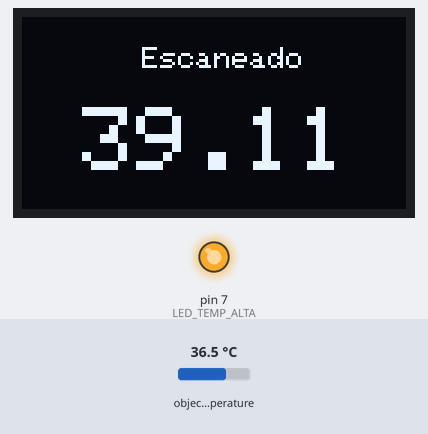
The sketch below on a simulated Arduino Uno, built with avr-gcc and run on an emulated ATmega328P. Parts: 128×64 one-colour display, output pins drawn as LEDs (lit = HIGH). Inputs (shaded band) come from the test bench; at power-on: object temperature 36.5 °C.

Above: at 1.3 s.
1.4 s: object temperature set to 35.6 °C
At 2.2 s:
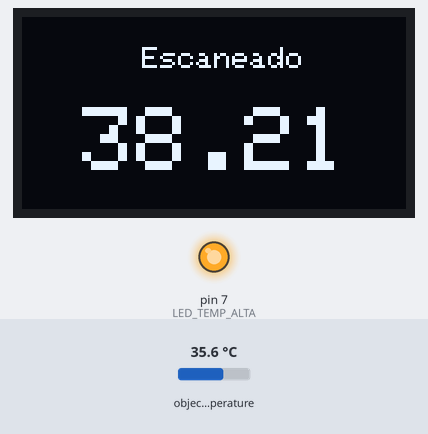
3.1 s: object temperature set to 34.7 °C
At 4.2 s:
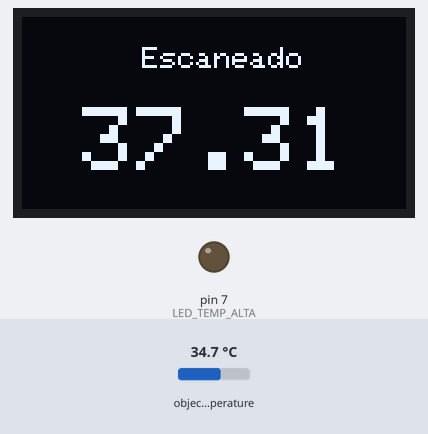
4.7 s: object temperature set to 20 °C
At 6.1 s:
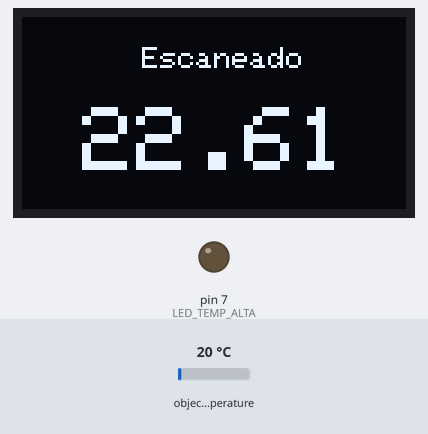
Timing chart, 0 to 7.7 s (numbered marks = the images above; inputs shaded):
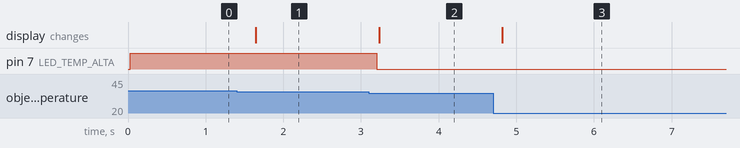

The sketch:

Codigo.ino
```cpp
#include <Wire.h>
#include <Adafruit_MLX90614.h>
Adafruit_MLX90614 mlx = Adafruit_MLX90614();

#include <SPI.h>
#include <Wire.h>
#include <Adafruit_GFX.h>
#include <Adafruit_SH1106.h>
#define SCREEN_WIDTH 128
#define SCREEN_HEIGHT 64

#define OLED_RESET -1
Adafruit_SH1106 display(OLED_RESET);

#define LED_TEMP_ALTA (7)

void setup()
{
    Serial.begin(9600);

    mlx.begin();

    display.begin(SH1106_SWITCHCAPVCC, 0x3C);

    pinMode(LED_TEMP_ALTA, OUTPUT);
}
void loop()
{
    float temperatura;
    float temperatura_ajustada;
    temperatura = mlx.readObjectTempC();
    temperatura_ajustada = (temperatura + 2.6);
    if (temperatura_ajustada >= 37.8)
    {
        digitalWrite(LED_TEMP_ALTA, HIGH);
    }
    else
    {
        digitalWrite(LED_TEMP_ALTA, LOW);
    }

    display.setTextSize(1);
    display.setTextColor(WHITE);
    display.setCursor(40, 10);
    display.print("Escaneado");
    display.setCursor(20, 30);
    display.setTextSize(3);
    display.print(temperatura_ajustada);
    display.display();
    display.clearDisplay();
    delay(500);
}
```

Measured:
- the behaviour switches between 35.2 and 35.1 °C on object temperature (found by bisection; images 1 and 2)
- after the input at 1.4 s, the display: changes after 0.25 s (image 1)
- after the input at 3.1 s, pin 7 (LED_TEMP_ALTA): HIGH → LOW after 0.11 s; the display: changes after 0.13 s (image 2)
- after the input at 4.7 s, the display: changes after 0.12 s (image 3)
